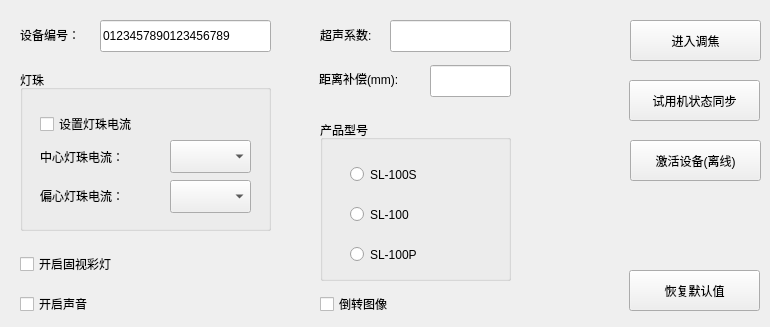
   <widget class="QWidget" name="tabMain">
    <attribute name="title">
     <string notr="true">基本设置</string>
    </attribute>
    <widget class="myEditLine" name="edtDevNum">
     <property name="geometry">
      <rect>
       <x>100</x>
       <y>20</y>
       <width>171</width>
       <height>32</height>
      </rect>
     </property>
     <property name="text">
      <string>0123457890123456789</string>
     </property>
    </widget>
    <widget class="QPushButton" name="btnRestoreDefault">
     <property name="geometry">
      <rect>
       <x>629</x>
       <y>270</y>
       <width>131</width>
       <height>41</height>
      </rect>
     </property>
     <property name="text">
      <string>恢复默认值</string>
     </property>
    </widget>
    <widget class="QPushButton" name="btnSyncTrialStat">
     <property name="geometry">
      <rect>
       <x>629</x>
       <y>80</y>
       <width>131</width>
       <height>41</height>
      </rect>
     </property>
     <property name="text">
      <string>试用机状态同步</string>
     </property>
    </widget>
    <widget class="QGroupBox" name="gbModel">
     <property name="geometry">
      <rect>
       <x>320</x>
       <y>120</y>
       <width>191</width>
       <height>161</height>
      </rect>
     </property>
     <property name="title">
      <string>产品型号</string>
     </property>
     <widget class="QRadioButton" name="rbtnProductSl100S">
      <property name="geometry">
       <rect>
        <x>30</x>
        <y>40</y>
        <width>114</width>
        <height>29</height>
       </rect>
      </property>
      <property name="text">
       <string>SL-100S</string>
      </property>
     </widget>
     <widget class="QRadioButton" name="rbtnProductSl100">
      <property name="geometry">
       <rect>
        <x>30</x>
        <y>80</y>
        <width>114</width>
        <height>29</height>
       </rect>
      </property>
      <property name="text">
       <string>SL-100</string>
      </property>
     </widget>
     <widget class="QRadioButton" name="rbtnProductSl100P">
      <property name="geometry">
       <rect>
        <x>30</x>
        <y>120</y>
        <width>114</width>
        <height>29</height>
       </rect>
      </property>
      <property name="text">
       <string>SL-100P</string>
      </property>
     </widget>
    </widget>
    <widget class="QCheckBox" name="ckbIsColoredLampEnabled">
     <property name="geometry">
      <rect>
       <x>20</x>
       <y>250</y>
       <width>151</width>
       <height>28</height>
      </rect>
     </property>
     <property name="text">
      <string>开启固视彩灯</string>
     </property>
    </widget>
    <widget class="QCheckBox" name="ckbIsMusicEnabled">
     <property name="geometry">
      <rect>
       <x>20</x>
       <y>290</y>
       <width>151</width>
       <height>28</height>
      </rect>
     </property>
     <property name="text">
      <string>开启声音</string>
     </property>
    </widget>
    <widget class="QLabel" name="label_devNum_5">
     <property name="geometry">
      <rect>
       <x>20</x>
       <y>20</y>
       <width>81</width>
       <height>30</height>
      </rect>
     </property>
     <property name="text">
      <string>设备编号：</string>
     </property>
    </widget>
    <widget class="QLabel" name="label_4">
     <property name="geometry">
      <rect>
       <x>319</x>
       <y>64</y>
       <width>99</width>
       <height>30</height>
      </rect>
     </property>
     <property name="text">
      <string>距离补偿(mm):</string>
     </property>
    </widget>
    <widget class="myEditLine" name="edtDistanceFix">
     <property name="geometry">
      <rect>
       <x>430</x>
       <y>65</y>
       <width>81</width>
       <height>32</height>
      </rect>
     </property>
    </widget>
    <widget class="QLabel" name="label_devNum_3">
     <property name="geometry">
      <rect>
       <x>320</x>
       <y>20</y>
       <width>64</width>
       <height>30</height>
      </rect>
     </property>
     <property name="minimumSize">
      <size>
       <width>0</width>
       <height>0</height>
      </size>
     </property>
     <property name="maximumSize">
      <size>
       <width>16777215</width>
       <height>16777215</height>
      </size>
     </property>
     <property name="text">
      <string>超声系数:</string>
     </property>
    </widget>
    <widget class="myEditLine" name="edtUltraCoefficient">
     <property name="geometry">
      <rect>
       <x>390</x>
       <y>20</y>
       <width>121</width>
       <height>32</height>
      </rect>
     </property>
    </widget>
    <widget class="QGroupBox" name="groupBox">
     <property name="geometry">
      <rect>
       <x>20</x>
       <y>70</y>
       <width>251</width>
       <height>161</height>
      </rect>
     </property>
     <property name="title">
      <string>灯珠</string>
     </property>
     <widget class="QComboBox" name="cbbLedLevelEccentric">
      <property name="geometry">
       <rect>
        <x>150</x>
        <y>110</y>
        <width>81</width>
        <height>33</height>
       </rect>
      </property>
     </widget>
     <widget class="QComboBox" name="cbbLedLevelMiddle">
      <property name="geometry">
       <rect>
        <x>150</x>
        <y>70</y>
        <width>81</width>
        <height>33</height>
       </rect>
      </property>
     </widget>
     <widget class="QLabel" name="label_6">
      <property name="geometry">
       <rect>
        <x>20</x>
        <y>75</y>
        <width>121</width>
        <height>23</height>
       </rect>
      </property>
      <property name="text">
       <string>中心灯珠电流：</string>
      </property>
     </widget>
     <widget class="QLabel" name="label_7">
      <property name="geometry">
       <rect>
        <x>20</x>
        <y>114</y>
        <width>121</width>
        <height>23</height>
       </rect>
      </property>
      <property name="text">
       <string>偏心灯珠电流：</string>
      </property>
     </widget>
     <widget class="QCheckBox" name="ckbIsSetLedLevel">
      <property name="geometry">
       <rect>
        <x>20</x>
        <y>40</y>
        <width>131</width>
        <height>28</height>
       </rect>
      </property>
      <property name="text">
       <string>设置灯珠电流</string>
      </property>
     </widget>
    </widget>
    <widget class="QCheckBox" name="ckbIsInvertImg">
     <property name="geometry">
      <rect>
       <x>320</x>
       <y>290</y>
       <width>141</width>
       <height>28</height>
      </rect>
     </property>
     <property name="text">
      <string>倒转图像</string>
     </property>
    </widget>
    <widget class="QPushButton" name="btnDevActivate">
     <property name="geometry">
      <rect>
       <x>630</x>
       <y>140</y>
       <width>131</width>
       <height>41</height>
      </rect>
     </property>
     <property name="text">
      <string>激活设备(离线)</string>
     </property>
    </widget>
    <widget class="QPushButton" name="btnGotoFocus">
     <property name="geometry">
      <rect>
       <x>630</x>
       <y>20</y>
       <width>131</width>
       <height>41</height>
      </rect>
     </property>
     <property name="text">
      <string>进入调焦</string>
     </property>
    </widget>
   </widget>
